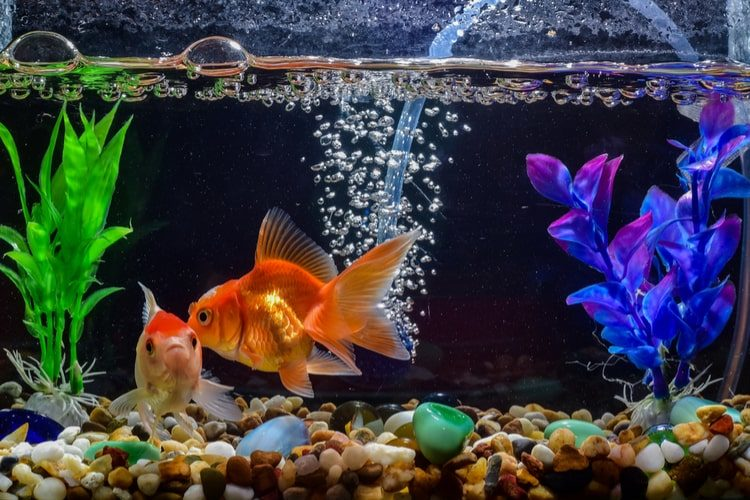
%> input picture torque_code/fish.jpg, 750 x 500 px
$ octave --eval "result = computeCannyEdge(imread('fish.jpg'));"   (GNU Octave 9; MATLAB toolbox functions it lacks are replaced by stand-ins)
%> lines starting %> are read from the running program, lines starting %| are printed output that depends on the picture; in (x1, y1, x2, y2) boxes, pixels count from 0 and x2, y2 are one past the last pixel; in counts of white or black regions, pixels touching at a corner belong together; the program's own positions count from 1
function edges = computeCannyEdge( im, thresh,resize, sigma)
%
    if nargin < 2
        thresh = [];
    end

    if nargin < 4
        sigma = 1;
    end

    imGray = rgb2gray( im );
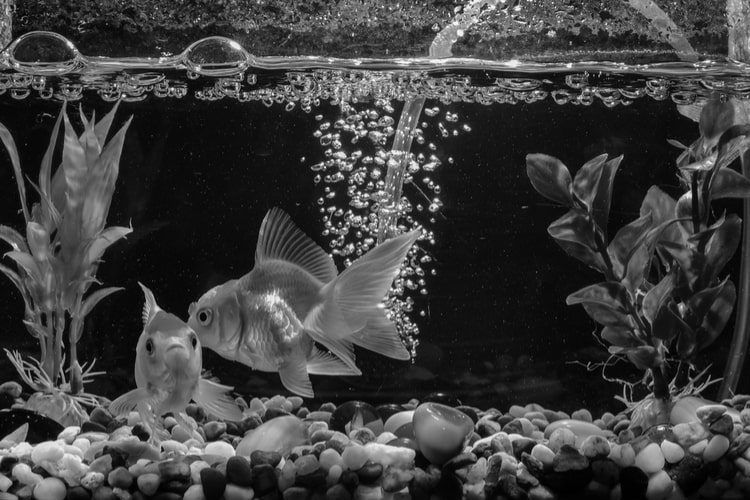
%> imGray: size 500x750 uint8; min 0, max 254, mean 62.4
    imGray = double(imGray)/255;
%> imGray: size 500x750 double

    edgeS = edge( imGray,'canny', thresh, sigma );
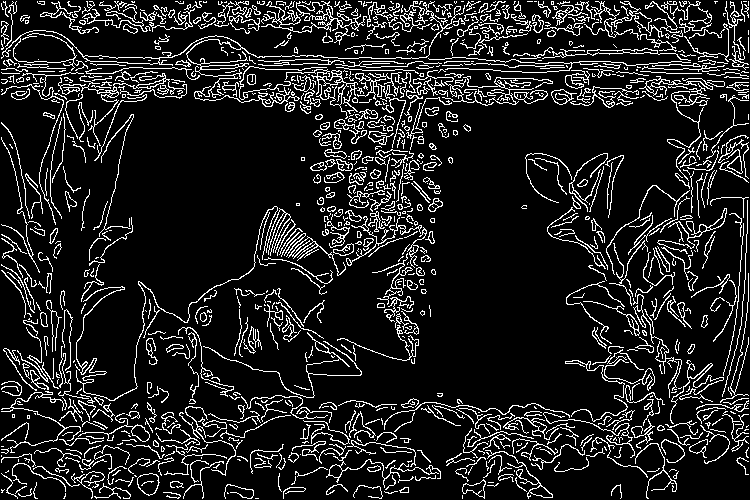
%> edgeS: size 500x750 logical; 12.7% white in thin lines or dots
    figure(1); imshow(imresize(edgeS,(1/resize)));
%> (this line was passed over: imshow is not available in this run)
    % compute edge direction
    sig = 0.5;
    delt = 1e-5;
    WH = sqrt(2*sig^2*(-log(sqrt(2*pi)*sig*delt)));
    H = fspecial('gaussian',2*ceil(WH)+1,sig);
    imGraySmoothed = imfilter( imGray, H );
    [gx,gy] = gradient( imGraySmoothed );
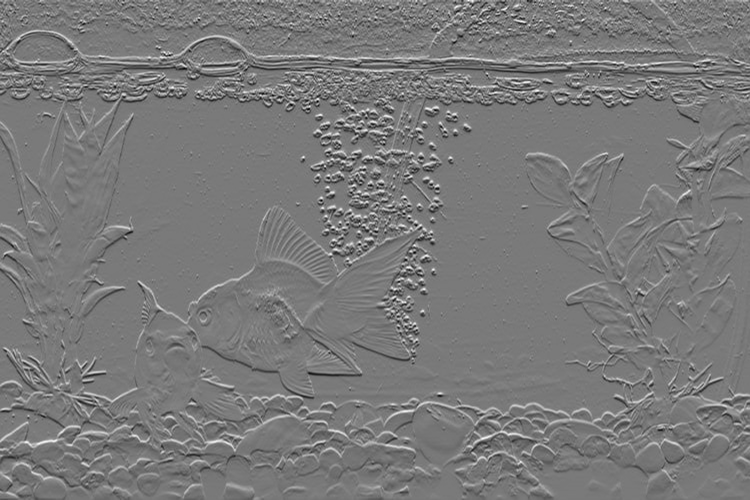
%> gy: size 500x750 double; min -0.312, max 0.339, mean -0.000331; drawn with min black and max white
    theta = atan2( -gx, gy );
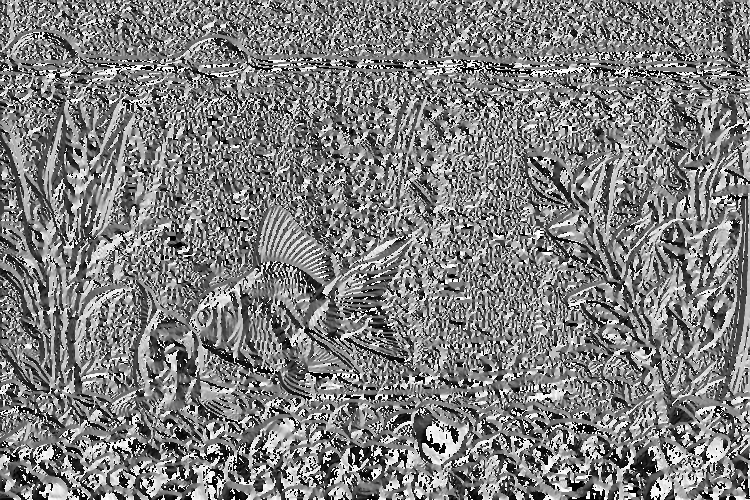
%> theta: size 500x750 double; min -3.14, max 3.14, mean -0.0115; drawn with min black and max white
    theta( gx==0 & gy==0 ) = NaN;
%> theta: size 500x750 double; under 0.01% of pixels changed, all inside (x1, y1, x2, y2) = (4, 139, 630, 494)

    % split edges into eight directions
    theta = theta + pi/8.0;
    theta(theta<0) = theta(theta<0) + 2.0*pi;
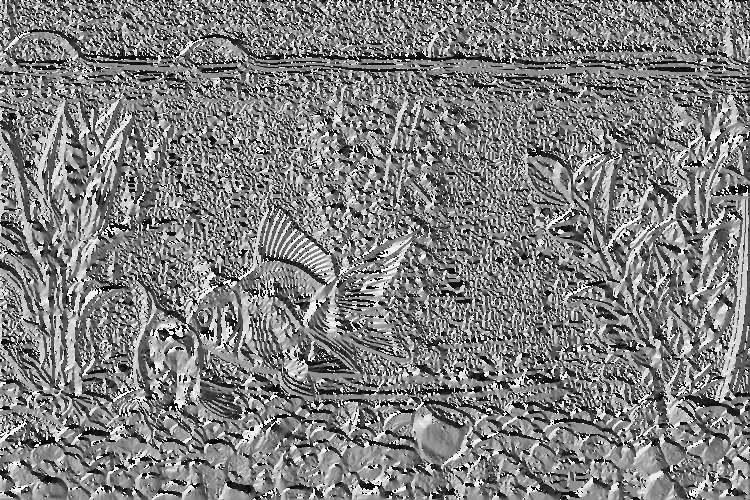
%> theta: size 500x750 double; 0% of the values are NaN or infinite; the others: min 1.05e-06, max 6.28, mean 3.15; drawn with min black, max white, NaN and infinite black
    edges = zeros([size(edgeS),8]);
    for i=1:8
        mask = ( theta>=(i-1)/8.0*2.0*pi & theta<i/8.0*2.0*pi );
        edges(:,:,i) = edgeS .* mask;
    end
%> this loop made 8 passes
%> pass 1, in computeCannyEdge, `mask = ( theta>=(i-1)/8.0*2.0*pi & theta<i/8.0*2.0*pi );`:
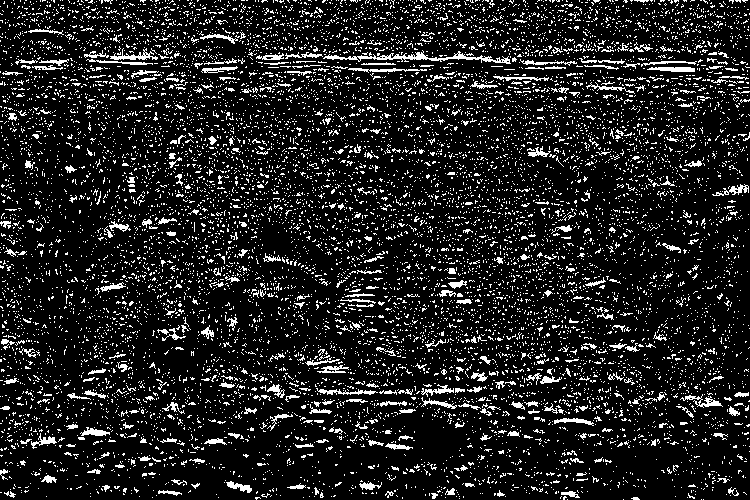
%> mask: size 500x750 logical; 12.7% white in thin lines or dots
%> pass 3, in computeCannyEdge, `mask = ( theta>=(i-1)/8.0*2.0*pi & theta<i/8.0*2.0*pi );`:
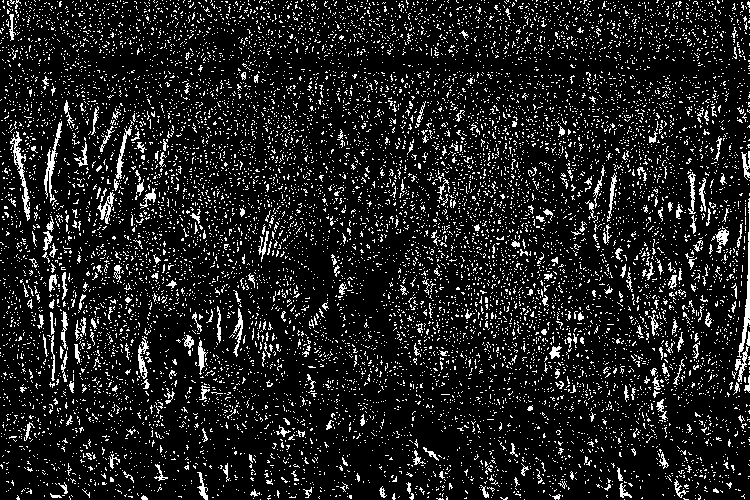
%> mask: size 500x750 logical; 12.1% white in thin lines or dots
